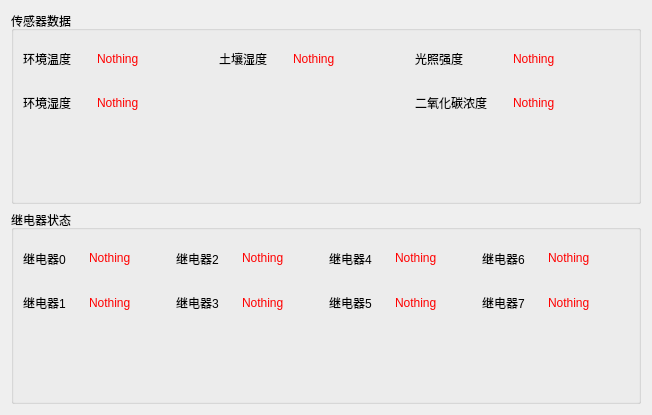
      <widget class="QWidget" name="tab_3">
       <attribute name="title">
        <string>状态</string>
       </attribute>
       <layout class="QVBoxLayout" name="verticalLayout_5">
        <item>
         <widget class="QGroupBox" name="groupBox_sensor">
          <property name="title">
           <string>传感器数据</string>
          </property>
          <layout class="QVBoxLayout" name="verticalLayout_12">
           <item>
            <spacer name="verticalSpacer_10">
             <property name="orientation">
              <enum>Qt::Vertical</enum>
             </property>
             <property name="sizeType">
              <enum>QSizePolicy::Maximum</enum>
             </property>
             <property name="sizeHint" stdset="0">
              <size>
               <width>20</width>
               <height>10</height>
              </size>
             </property>
            </spacer>
           </item>
           <item>
            <layout class="QHBoxLayout" name="horizontalLayout_6">
             <item>
              <layout class="QHBoxLayout" name="horizontalLayout_3">
               <item>
                <layout class="QVBoxLayout" name="verticalLayout_7">
                 <item>
                  <widget class="QLabel" name="label_4">
                   <property name="text">
                    <string>环境温度</string>
                   </property>
                  </widget>
                 </item>
                 <item>
                  <spacer name="verticalSpacer_4">
                   <property name="orientation">
                    <enum>Qt::Vertical</enum>
                   </property>
                   <property name="sizeType">
                    <enum>QSizePolicy::Maximum</enum>
                   </property>
                   <property name="sizeHint" stdset="0">
                    <size>
                     <width>20</width>
                     <height>20</height>
                    </size>
                   </property>
                  </spacer>
                 </item>
                 <item>
                  <widget class="QLabel" name="label_5">
                   <property name="text">
                    <string>环境湿度</string>
                   </property>
                  </widget>
                 </item>
                </layout>
               </item>
               <item>
                <spacer name="horizontalSpacer_2">
                 <property name="orientation">
                  <enum>Qt::Horizontal</enum>
                 </property>
                 <property name="sizeType">
                  <enum>QSizePolicy::Maximum</enum>
                 </property>
                 <property name="sizeHint" stdset="0">
                  <size>
                   <width>20</width>
                   <height>20</height>
                  </size>
                 </property>
                </spacer>
               </item>
               <item>
                <layout class="QVBoxLayout" name="verticalLayout_6">
                 <item>
                  <widget class="QLabel" name="label_sensor_temp">
                   <property name="text">
                    <string>&lt;html&gt;&lt;head/&gt;&lt;body&gt;&lt;p&gt;&lt;span style=&quot; color:#ff0000;&quot;&gt;Nothing&lt;/span&gt;&lt;/p&gt;&lt;/body&gt;&lt;/html&gt;</string>
                   </property>
                  </widget>
                 </item>
                 <item>
                  <spacer name="verticalSpacer_3">
                   <property name="orientation">
                    <enum>Qt::Vertical</enum>
                   </property>
                   <property name="sizeType">
                    <enum>QSizePolicy::Maximum</enum>
                   </property>
                   <property name="sizeHint" stdset="0">
                    <size>
                     <width>20</width>
                     <height>20</height>
                    </size>
                   </property>
                  </spacer>
                 </item>
                 <item>
                  <widget class="QLabel" name="label_sensor_moist">
                   <property name="text">
                    <string>&lt;html&gt;&lt;head/&gt;&lt;body&gt;&lt;p&gt;&lt;span style=&quot; color:#ff0000;&quot;&gt;Nothing&lt;/span&gt;&lt;/p&gt;&lt;/body&gt;&lt;/html&gt;</string>
                   </property>
                  </widget>
                 </item>
                </layout>
               </item>
              </layout>
             </item>
             <item>
              <spacer name="horizontalSpacer_4">
               <property name="orientation">
                <enum>Qt::Horizontal</enum>
               </property>
               <property name="sizeHint" stdset="0">
                <size>
                 <width>39</width>
                 <height>20</height>
                </size>
               </property>
              </spacer>
             </item>
             <item>
              <layout class="QHBoxLayout" name="horizontalLayout_4">
               <item>
                <layout class="QVBoxLayout" name="verticalLayout_9">
                 <item>
                  <widget class="QLabel" name="label_6">
                   <property name="enabled">
                    <bool>true</bool>
                   </property>
                   <property name="text">
                    <string>土壤湿度</string>
                   </property>
                  </widget>
                 </item>
                 <item>
                  <spacer name="verticalSpacer_6">
                   <property name="orientation">
                    <enum>Qt::Vertical</enum>
                   </property>
                   <property name="sizeType">
                    <enum>QSizePolicy::Maximum</enum>
                   </property>
                   <property name="sizeHint" stdset="0">
                    <size>
                     <width>20</width>
                     <height>20</height>
                    </size>
                   </property>
                  </spacer>
                 </item>
                 <item>
                  <widget class="QLabel" name="label_7">
                   <property name="enabled">
                    <bool>false</bool>
                   </property>
                   <property name="text">
                    <string/>
                   </property>
                  </widget>
                 </item>
                </layout>
               </item>
               <item>
                <spacer name="horizontalSpacer_6">
                 <property name="orientation">
                  <enum>Qt::Horizontal</enum>
                 </property>
                 <property name="sizeType">
                  <enum>QSizePolicy::Maximum</enum>
                 </property>
                 <property name="sizeHint" stdset="0">
                  <size>
                   <width>20</width>
                   <height>20</height>
                  </size>
                 </property>
                </spacer>
               </item>
               <item>
                <layout class="QVBoxLayout" name="verticalLayout_8">
                 <item>
                  <widget class="QLabel" name="label_sensor_soil_moist">
                   <property name="enabled">
                    <bool>true</bool>
                   </property>
                   <property name="acceptDrops">
                    <bool>false</bool>
                   </property>
                   <property name="text">
                    <string>&lt;html&gt;&lt;head/&gt;&lt;body&gt;&lt;p&gt;&lt;span style=&quot; color:#ff0000;&quot;&gt;Nothing&lt;/span&gt;&lt;/p&gt;&lt;/body&gt;&lt;/html&gt;</string>
                   </property>
                  </widget>
                 </item>
                 <item>
                  <spacer name="verticalSpacer_5">
                   <property name="orientation">
                    <enum>Qt::Vertical</enum>
                   </property>
                   <property name="sizeType">
                    <enum>QSizePolicy::Maximum</enum>
                   </property>
                   <property name="sizeHint" stdset="0">
                    <size>
                     <width>20</width>
                     <height>20</height>
                    </size>
                   </property>
                  </spacer>
                 </item>
                 <item>
                  <widget class="QLabel" name="label_sensor_soil_temp">
                   <property name="enabled">
                    <bool>false</bool>
                   </property>
                   <property name="text">
                    <string/>
                   </property>
                  </widget>
                 </item>
                </layout>
               </item>
              </layout>
             </item>
             <item>
              <spacer name="horizontalSpacer_7">
               <property name="orientation">
                <enum>Qt::Horizontal</enum>
               </property>
               <property name="sizeHint" stdset="0">
                <size>
                 <width>40</width>
                 <height>20</height>
                </size>
               </property>
              </spacer>
             </item>
             <item>
              <layout class="QHBoxLayout" name="horizontalLayout_5">
               <item>
                <layout class="QVBoxLayout" name="verticalLayout_11">
                 <item>
                  <widget class="QLabel" name="label_9">
                   <property name="text">
                    <string>光照强度</string>
                   </property>
                  </widget>
                 </item>
                 <item>
                  <spacer name="verticalSpacer_7">
                   <property name="orientation">
                    <enum>Qt::Vertical</enum>
                   </property>
                   <property name="sizeType">
                    <enum>QSizePolicy::Maximum</enum>
                   </property>
                   <property name="sizeHint" stdset="0">
                    <size>
                     <width>20</width>
                     <height>20</height>
                    </size>
                   </property>
                  </spacer>
                 </item>
                 <item>
                  <widget class="QLabel" name="label_8">
                   <property name="text">
                    <string>二氧化碳浓度</string>
                   </property>
                  </widget>
                 </item>
                </layout>
               </item>
               <item>
                <spacer name="horizontalSpacer_10">
                 <property name="orientation">
                  <enum>Qt::Horizontal</enum>
                 </property>
                 <property name="sizeType">
                  <enum>QSizePolicy::Maximum</enum>
                 </property>
                 <property name="sizeHint" stdset="0">
                  <size>
                   <width>20</width>
                   <height>20</height>
                  </size>
                 </property>
                </spacer>
               </item>
               <item>
                <layout class="QVBoxLayout" name="verticalLayout_10">
                 <item>
                  <widget class="QLabel" name="label_sensor_light">
                   <property name="text">
                    <string>&lt;html&gt;&lt;head/&gt;&lt;body&gt;&lt;p&gt;&lt;span style=&quot; color:#ff0000;&quot;&gt;Nothing&lt;/span&gt;&lt;/p&gt;&lt;/body&gt;&lt;/html&gt;</string>
                   </property>
                  </widget>
                 </item>
                 <item>
                  <spacer name="verticalSpacer_8">
                   <property name="orientation">
                    <enum>Qt::Vertical</enum>
                   </property>
                   <property name="sizeType">
                    <enum>QSizePolicy::Maximum</enum>
                   </property>
                   <property name="sizeHint" stdset="0">
                    <size>
                     <width>20</width>
                     <height>20</height>
                    </size>
                   </property>
                  </spacer>
                 </item>
                 <item>
                  <widget class="QLabel" name="label_sensor_co2">
                   <property name="text">
                    <string>&lt;html&gt;&lt;head/&gt;&lt;body&gt;&lt;p&gt;&lt;span style=&quot; color:#ff0000;&quot;&gt;Nothing&lt;/span&gt;&lt;/p&gt;&lt;/body&gt;&lt;/html&gt;</string>
                   </property>
                  </widget>
                 </item>
                </layout>
               </item>
              </layout>
             </item>
             <item>
              <spacer name="horizontalSpacer_13">
               <property name="orientation">
                <enum>Qt::Horizontal</enum>
               </property>
               <property name="sizeHint" stdset="0">
                <size>
                 <width>40</width>
                 <height>20</height>
                </size>
               </property>
              </spacer>
             </item>
            </layout>
           </item>
           <item>
            <spacer name="verticalSpacer_9">
             <property name="orientation">
              <enum>Qt::Vertical</enum>
             </property>
             <property name="sizeType">
              <enum>QSizePolicy::Minimum</enum>
             </property>
             <property name="sizeHint" stdset="0">
              <size>
               <width>20</width>
               <height>80</height>
              </size>
             </property>
            </spacer>
           </item>
          </layout>
         </widget>
        </item>
        <item>
         <widget class="QGroupBox" name="groupBox_relay">
          <property name="title">
           <string>继电器状态</string>
          </property>
          <layout class="QVBoxLayout" name="verticalLayout_21">
           <item>
            <spacer name="verticalSpacer_20">
             <property name="orientation">
              <enum>Qt::Vertical</enum>
             </property>
             <property name="sizeType">
              <enum>QSizePolicy::Maximum</enum>
             </property>
             <property name="sizeHint" stdset="0">
              <size>
               <width>20</width>
               <height>10</height>
              </size>
             </property>
            </spacer>
           </item>
           <item>
            <layout class="QHBoxLayout" name="horizontalLayout_11">
             <item>
              <layout class="QHBoxLayout" name="horizontalLayout_7">
               <item>
                <layout class="QVBoxLayout" name="verticalLayout_20">
                 <item>
                  <widget class="QLabel" name="label_relay_name_0">
                   <property name="text">
                    <string>继电器0</string>
                   </property>
                  </widget>
                 </item>
                 <item>
                  <spacer name="verticalSpacer_11">
                   <property name="orientation">
                    <enum>Qt::Vertical</enum>
                   </property>
                   <property name="sizeType">
                    <enum>QSizePolicy::Maximum</enum>
                   </property>
                   <property name="sizeHint" stdset="0">
                    <size>
                     <width>20</width>
                     <height>20</height>
                    </size>
                   </property>
                  </spacer>
                 </item>
                 <item>
                  <widget class="QLabel" name="label_relay_name_1">
                   <property name="text">
                    <string>继电器1</string>
                   </property>
                  </widget>
                 </item>
                </layout>
               </item>
               <item>
                <spacer name="horizontalSpacer_3">
                 <property name="orientation">
                  <enum>Qt::Horizontal</enum>
                 </property>
                 <property name="sizeType">
                  <enum>QSizePolicy::Maximum</enum>
                 </property>
                 <property name="sizeHint" stdset="0">
                  <size>
                   <width>17</width>
                   <height>63</height>
                  </size>
                 </property>
                </spacer>
               </item>
               <item>
                <layout class="QVBoxLayout" name="verticalLayout_19">
                 <item>
                  <widget class="QLabel" name="label_relay_0">
                   <property name="text">
                    <string>&lt;html&gt;&lt;head/&gt;&lt;body&gt;&lt;p&gt;&lt;span style=&quot; color:#ff0000;&quot;&gt;Nothing&lt;/span&gt;&lt;/p&gt;&lt;/body&gt;&lt;/html&gt;</string>
                   </property>
                  </widget>
                 </item>
                 <item>
                  <spacer name="verticalSpacer_12">
                   <property name="orientation">
                    <enum>Qt::Vertical</enum>
                   </property>
                   <property name="sizeType">
                    <enum>QSizePolicy::Maximum</enum>
                   </property>
                   <property name="sizeHint" stdset="0">
                    <size>
                     <width>20</width>
                     <height>20</height>
                    </size>
                   </property>
                  </spacer>
                 </item>
                 <item>
                  <widget class="QLabel" name="label_relay_1">
                   <property name="text">
                    <string>&lt;html&gt;&lt;head/&gt;&lt;body&gt;&lt;p&gt;&lt;span style=&quot; color:#ff0000;&quot;&gt;Nothing&lt;/span&gt;&lt;/p&gt;&lt;/body&gt;&lt;/html&gt;</string>
                   </property>
                  </widget>
                 </item>
                </layout>
               </item>
              </layout>
             </item>
             <item>
              <spacer name="horizontalSpacer_11">
               <property name="orientation">
                <enum>Qt::Horizontal</enum>
               </property>
               <property name="sizeHint" stdset="0">
                <size>
                 <width>39</width>
                 <height>17</height>
                </size>
               </property>
              </spacer>
             </item>
             <item>
              <layout class="QHBoxLayout" name="horizontalLayout_8">
               <item>
                <layout class="QVBoxLayout" name="verticalLayout_18">
                 <item>
                  <widget class="QLabel" name="label_relay_name_2">
                   <property name="text">
                    <string>继电器2</string>
                   </property>
                  </widget>
                 </item>
                 <item>
                  <spacer name="verticalSpacer_13">
                   <property name="orientation">
                    <enum>Qt::Vertical</enum>
                   </property>
                   <property name="sizeType">
                    <enum>QSizePolicy::Maximum</enum>
                   </property>
                   <property name="sizeHint" stdset="0">
                    <size>
                     <width>20</width>
                     <height>20</height>
                    </size>
                   </property>
                  </spacer>
                 </item>
                 <item>
                  <widget class="QLabel" name="label_relay_name_3">
                   <property name="text">
                    <string>继电器3</string>
                   </property>
                  </widget>
                 </item>
                </layout>
               </item>
               <item>
                <spacer name="horizontalSpacer_5">
                 <property name="orientation">
                  <enum>Qt::Horizontal</enum>
                 </property>
                 <property name="sizeType">
                  <enum>QSizePolicy::Maximum</enum>
                 </property>
                 <property name="sizeHint" stdset="0">
                  <size>
                   <width>17</width>
                   <height>63</height>
                  </size>
                 </property>
                </spacer>
               </item>
               <item>
                <layout class="QVBoxLayout" name="verticalLayout_17">
                 <item>
                  <widget class="QLabel" name="label_relay_2">
                   <property name="text">
                    <string>&lt;html&gt;&lt;head/&gt;&lt;body&gt;&lt;p&gt;&lt;span style=&quot; color:#ff0000;&quot;&gt;Nothing&lt;/span&gt;&lt;/p&gt;&lt;/body&gt;&lt;/html&gt;</string>
                   </property>
                  </widget>
                 </item>
                 <item>
                  <spacer name="verticalSpacer_14">
                   <property name="orientation">
                    <enum>Qt::Vertical</enum>
                   </property>
                   <property name="sizeType">
                    <enum>QSizePolicy::Maximum</enum>
                   </property>
                   <property name="sizeHint" stdset="0">
                    <size>
                     <width>20</width>
                     <height>20</height>
                    </size>
                   </property>
                  </spacer>
                 </item>
                 <item>
                  <widget class="QLabel" name="label_relay_3">
                   <property name="text">
                    <string>&lt;html&gt;&lt;head/&gt;&lt;body&gt;&lt;p&gt;&lt;span style=&quot; color:#ff0000;&quot;&gt;Nothing&lt;/span&gt;&lt;/p&gt;&lt;/body&gt;&lt;/html&gt;</string>
                   </property>
                  </widget>
                 </item>
                </layout>
               </item>
              </layout>
             </item>
             <item>
              <spacer name="horizontalSpacer_12">
               <property name="orientation">
                <enum>Qt::Horizontal</enum>
               </property>
               <property name="sizeHint" stdset="0">
                <size>
                 <width>39</width>
                 <height>17</height>
                </size>
               </property>
              </spacer>
             </item>
             <item>
              <layout class="QHBoxLayout" name="horizontalLayout_9">
               <item>
                <layout class="QVBoxLayout" name="verticalLayout_16">
                 <item>
                  <widget class="QLabel" name="label_relay_name_4">
                   <property name="text">
                    <string>继电器4</string>
                   </property>
                  </widget>
                 </item>
                 <item>
                  <spacer name="verticalSpacer_15">
                   <property name="orientation">
                    <enum>Qt::Vertical</enum>
                   </property>
                   <property name="sizeType">
                    <enum>QSizePolicy::Maximum</enum>
                   </property>
                   <property name="sizeHint" stdset="0">
                    <size>
                     <width>20</width>
                     <height>20</height>
                    </size>
                   </property>
                  </spacer>
                 </item>
                 <item>
                  <widget class="QLabel" name="label_relay_name_5">
                   <property name="text">
                    <string>继电器5</string>
                   </property>
                  </widget>
                 </item>
                </layout>
               </item>
               <item>
                <spacer name="horizontalSpacer_8">
                 <property name="orientation">
                  <enum>Qt::Horizontal</enum>
                 </property>
                 <property name="sizeType">
                  <enum>QSizePolicy::Maximum</enum>
                 </property>
                 <property name="sizeHint" stdset="0">
                  <size>
                   <width>17</width>
                   <height>63</height>
                  </size>
                 </property>
                </spacer>
               </item>
               <item>
                <layout class="QVBoxLayout" name="verticalLayout_15">
                 <item>
                  <widget class="QLabel" name="label_relay_4">
                   <property name="text">
                    <string>&lt;html&gt;&lt;head/&gt;&lt;body&gt;&lt;p&gt;&lt;span style=&quot; color:#ff0000;&quot;&gt;Nothing&lt;/span&gt;&lt;/p&gt;&lt;/body&gt;&lt;/html&gt;</string>
                   </property>
                  </widget>
                 </item>
                 <item>
                  <spacer name="verticalSpacer_16">
                   <property name="orientation">
                    <enum>Qt::Vertical</enum>
                   </property>
                   <property name="sizeType">
                    <enum>QSizePolicy::Maximum</enum>
                   </property>
                   <property name="sizeHint" stdset="0">
                    <size>
                     <width>20</width>
                     <height>20</height>
                    </size>
                   </property>
                  </spacer>
                 </item>
                 <item>
                  <widget class="QLabel" name="label_relay_5">
                   <property name="text">
                    <string>&lt;html&gt;&lt;head/&gt;&lt;body&gt;&lt;p&gt;&lt;span style=&quot; color:#ff0000;&quot;&gt;Nothing&lt;/span&gt;&lt;/p&gt;&lt;/body&gt;&lt;/html&gt;</string>
                   </property>
                  </widget>
                 </item>
                </layout>
               </item>
              </layout>
             </item>
             <item>
              <spacer name="horizontalSpacer_14">
               <property name="orientation">
                <enum>Qt::Horizontal</enum>
               </property>
               <property name="sizeHint" stdset="0">
                <size>
                 <width>39</width>
                 <height>17</height>
                </size>
               </property>
              </spacer>
             </item>
             <item>
              <layout class="QHBoxLayout" name="horizontalLayout_10">
               <item>
                <layout class="QVBoxLayout" name="verticalLayout_14">
                 <item>
                  <widget class="QLabel" name="label_relay_name_6">
                   <property name="text">
                    <string>继电器6</string>
                   </property>
                  </widget>
                 </item>
                 <item>
                  <spacer name="verticalSpacer_17">
                   <property name="orientation">
                    <enum>Qt::Vertical</enum>
                   </property>
                   <property name="sizeType">
                    <enum>QSizePolicy::Maximum</enum>
                   </property>
                   <property name="sizeHint" stdset="0">
                    <size>
                     <width>20</width>
                     <height>20</height>
                    </size>
                   </property>
                  </spacer>
                 </item>
                 <item>
                  <widget class="QLabel" name="label_relay_name_7">
                   <property name="text">
                    <string>继电器7</string>
                   </property>
                  </widget>
                 </item>
                </layout>
               </item>
               <item>
                <spacer name="horizontalSpacer_9">
                 <property name="orientation">
                  <enum>Qt::Horizontal</enum>
                 </property>
                 <property name="sizeType">
                  <enum>QSizePolicy::Maximum</enum>
                 </property>
                 <property name="sizeHint" stdset="0">
                  <size>
                   <width>17</width>
                   <height>63</height>
                  </size>
                 </property>
                </spacer>
               </item>
               <item>
                <layout class="QVBoxLayout" name="verticalLayout_13">
                 <item>
                  <widget class="QLabel" name="label_relay_6">
                   <property name="text">
                    <string>&lt;html&gt;&lt;head/&gt;&lt;body&gt;&lt;p&gt;&lt;span style=&quot; color:#ff0000;&quot;&gt;Nothing&lt;/span&gt;&lt;/p&gt;&lt;/body&gt;&lt;/html&gt;</string>
                   </property>
                  </widget>
                 </item>
                 <item>
                  <spacer name="verticalSpacer_18">
                   <property name="orientation">
                    <enum>Qt::Vertical</enum>
                   </property>
                   <property name="sizeType">
                    <enum>QSizePolicy::Maximum</enum>
                   </property>
                   <property name="sizeHint" stdset="0">
                    <size>
                     <width>20</width>
                     <height>20</height>
                    </size>
                   </property>
                  </spacer>
                 </item>
                 <item>
                  <widget class="QLabel" name="label_relay_7">
                   <property name="text">
                    <string>&lt;html&gt;&lt;head/&gt;&lt;body&gt;&lt;p&gt;&lt;span style=&quot; color:#ff0000;&quot;&gt;Nothing&lt;/span&gt;&lt;/p&gt;&lt;/body&gt;&lt;/html&gt;</string>
                   </property>
                  </widget>
                 </item>
                </layout>
               </item>
              </layout>
             </item>
             <item>
              <spacer name="horizontalSpacer_15">
               <property name="orientation">
                <enum>Qt::Horizontal</enum>
               </property>
               <property name="sizeHint" stdset="0">
                <size>
                 <width>39</width>
                 <height>17</height>
                </size>
               </property>
              </spacer>
             </item>
            </layout>
           </item>
           <item>
            <spacer name="verticalSpacer_19">
             <property name="orientation">
              <enum>Qt::Vertical</enum>
             </property>
             <property name="sizeType">
              <enum>QSizePolicy::Minimum</enum>
             </property>
             <property name="sizeHint" stdset="0">
              <size>
               <width>20</width>
               <height>80</height>
              </size>
             </property>
            </spacer>
           </item>
          </layout>
         </widget>
        </item>
       </layout>
      </widget>
